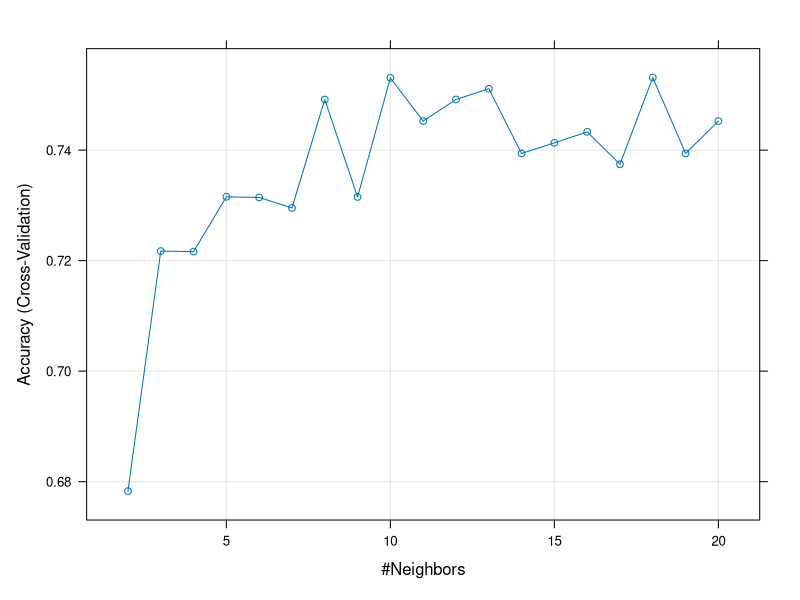

This figure's R source:
# Elegir entre un modelo de KNN y un modelo de regresión logística.
# Cual predice mejor si un paciente es diabético o no.

install.packages("mlbench")

library(caret)
library(dplyr)

# Cargamos nuestros datos
data(package="mlbench",PimaIndiansDiabetes2)
head(PimaIndiansDiabetes2)
summary(PimaIndiansDiabetes2)

data <- PimaIndiansDiabetes2 %>% 
  select(pregnant,glucose,pressure,pedigree,age,diabetes) %>%
  na.omit()

set.seed(478)
index <- createDataPartition(data$diabetes,
                             p=0.7,
                             list = FALSE)
index
train_set <- data[index,]
test_set <- data[-index,]

modelLookup("knn")

# Configurar control de entrenamiento con validación cruzada (CV)
ctrl <- trainControl(method = "cv", number = 8, verboseIter = TRUE)

# Definir la grilla de parámetros para k (número de vecinos)
knn_params <- expand.grid(k = c(2:20))

# Entrenar el modelo KNN
knn_model <- train(
  diabetes ~ .,
  data = train_set,
  method = "knn",
  trControl = ctrl,
  tuneGrid = knn_params
)

knn_model

plot(knn_model)

knn_predict <- predict(knn_model, test_set)
confusionMatrix(knn_predict, test_set$diabetes)

## Specificity:Cuantos miembros de la clase B(no A, seria la negativa)
# ha identificado correctamente como esa clase B. como es de un 57% probamos
# el modelo de regresión logística.
# Sensitivity: Cuantos elementos de la clase A ha identificado correctamente 
# como clase A.


# Modelo de regresión logística.
glm_model <- train(diabetes ~.,
              data = train_set,
              method = "glm",
              trControl = ctrl,
)
modelLookup("glm")

glm_model

glm_predict <- predict(glm_model, test_set)
confusionMatrix(glm_predict, test_set$diabetes)

# La especificidad es mejor en este modelo.Ya que predice/detecta más numero de 
# casos positivos
